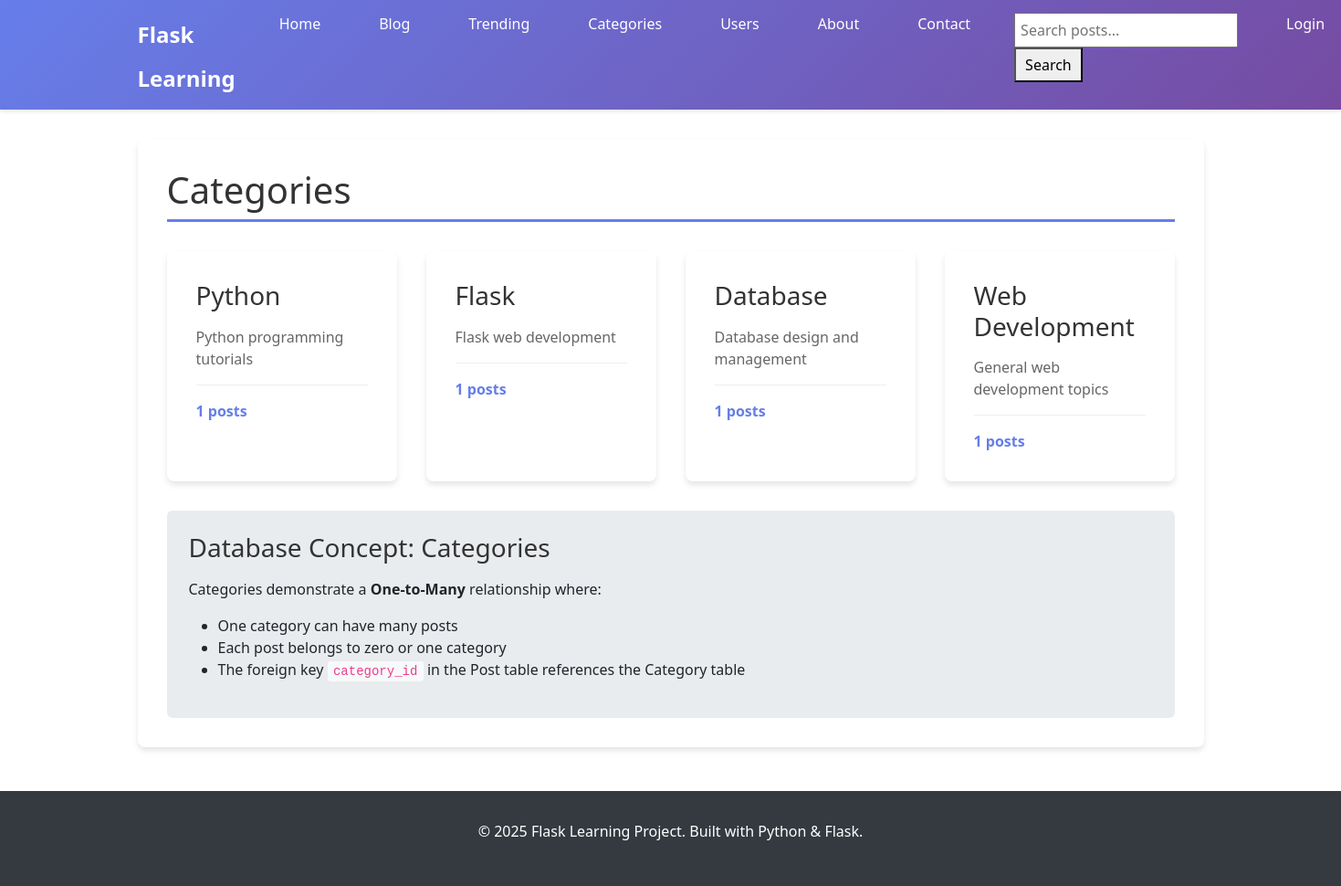
/categories, run on an earlier commit of the app's database.
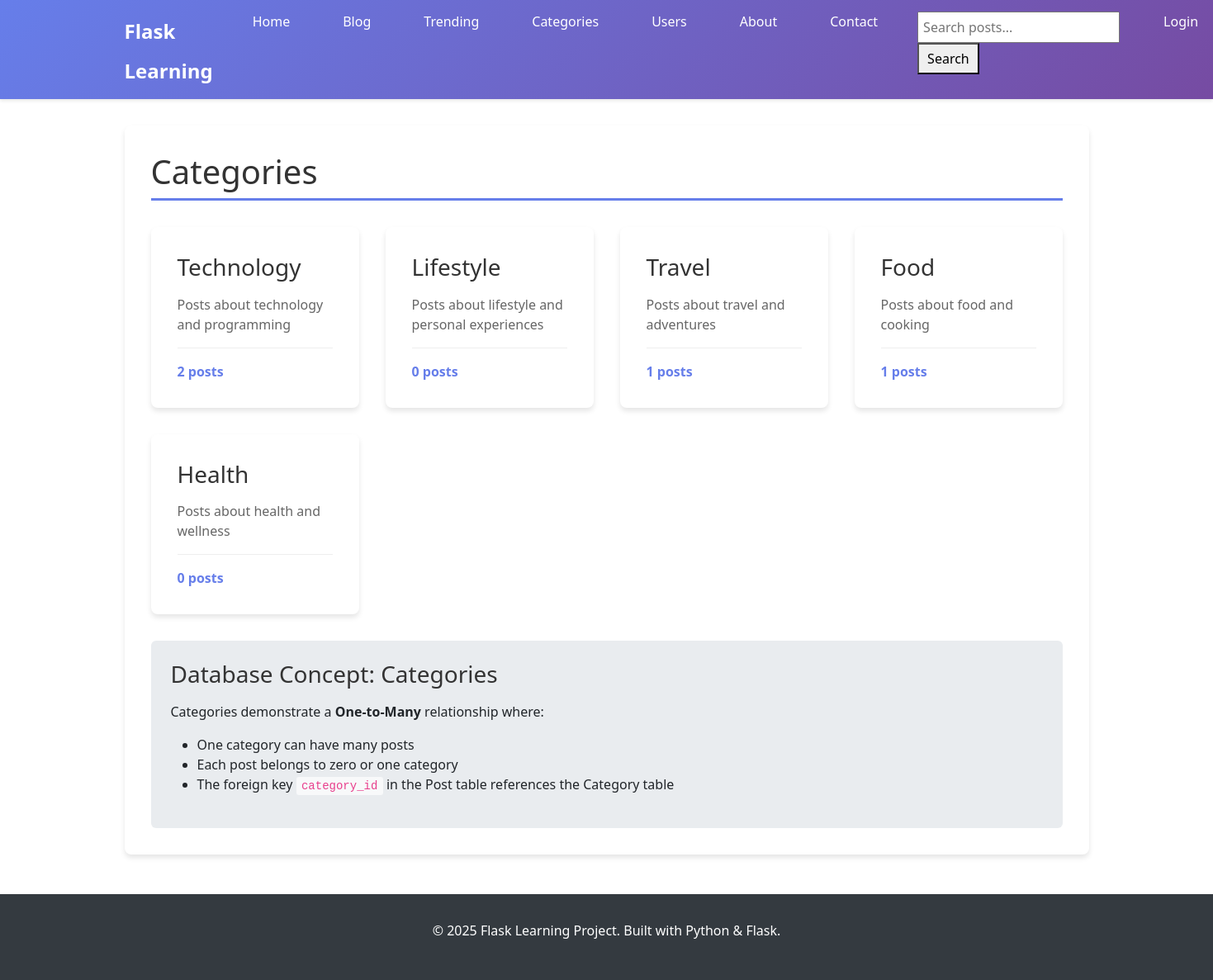
And on a later commit of the database.
### app.py (models this page shows, shortened)
class Category(db.Model):
    id = db.Column(db.Integer, primary_key=True)
    name = db.Column(db.String(50), unique=True, nullable=False)
    description = db.Column(db.Text)
    posts = db.relationship('Post', backref='category', lazy=True)

### app.py (the view)
@app.route('/categories')
def categories():
    categories = Category.query.all()
    return render_template('categories.html', title='Categories', categories=categories)

### templates/categories.html
{% extends "base.html" %}
{% block content %}
<div class="content-section">
    <h1>Categories</h1>
    {% if categories %}
        <div class="categories-grid">
            {% for category in categories %}
            <div class="category-card">
                <h3><a href="{{ url_for('category_posts', id=category.id) }}">{{ category.name }}</a></h3>
                {% if category.description %}
                    <p class="category-description">{{ category.description }}</p>
                {% endif %}
                <div class="category-stats">
                    <span class="post-count">{{ category.posts|length }} posts</span>
                </div>
            </div>
            {% endfor %}
        </div>
    {% else %}
        <div class="no-categories">
            <h3>No categories yet!</h3>
            <p>Categories help organize blog posts by topic.</p>
            <a href="{{ url_for('init_db') }}" class="btn btn-primary">Initialize Sample Data</a>
        </div>
    {% endif %}
    <div class="database-info">
        <h3>Database Concept: Categories</h3>
        <p>Categories demonstrate a <strong>One-to-Many</strong> relationship where:</p>
        <ul>
            <li>One category can have many posts</li>
            <li>Each post belongs to zero or one category</li>
            <li>The foreign key <code>category_id</code> in the Post table references the Category table</li>
        </ul>
    </div>
</div>
{% endblock %}

### templates/base.html (shortened to what this page needs)
<!DOCTYPE html>
<html lang="en">
<head>
    <link rel="stylesheet" href="{{ url_for('static', filename='css/style.css') }}">
    <link rel="stylesheet" href="https://cdnjs.cloudflare.com/ajax/libs/font-awesome/6.0.0/css/all.min.css">
    <link href="https://cdn.jsdelivr.net/npm/bootstrap@5.1.3/dist/css/bootstrap.min.css" rel="stylesheet">
</head>
<body>
    <nav class="navbar">
        <div class="nav-container">
            <h1><a href="{{ url_for('main.home') }}">Flask Learning</a></h1>
            <ul class="nav-menu">
                <li><a href="{{ url_for('main.home') }}">Home</a></li>
                <li><a href="{{ url_for('blog.index') }}">Blog</a></li>
                <li><a href="{{ url_for('blog.trending_posts') }}">Trending</a></li>
                <li><a href="{{ url_for('blog.categories') }}">Categories</a></li>
                <li><a href="{{ url_for('main.users') }}">Users</a></li>
                <li><a href="{{ url_for('main.about') }}">About</a></li>
                <li><a href="{{ url_for('main.contact') }}">Contact</a></li>
                <li class="search-form">
                    <form method="GET" action="{{ url_for('blog.search') }}" style="display: inline;">
                        <input type="text" name="q" placeholder="Search posts..."
                            value="{{ request.args.get('q', '') }}" style="padding: 5px; margin-right: 5px;">
                        <button type="submit" style="padding: 5px 10px;">Search</button>
                    </form>
                </li>
                {% if current_user.is_authenticated %}
                <li><a href="{{ url_for('blog.create_post') }}">Create Post</a></li>
                <li><a href="{{ url_for('auth.profile') }}">Profile</a></li>
                {% if current_user.is_admin %}
                <li><a href="{{ url_for('admin.dashboard') }}" style="color: #ff6b35; font-weight: bold;">Admin</a></li>
                {% endif %}
                <li class="user-menu">
                    <span class="username">{{ current_user.username }}</span>
                    <a href="{{ url_for('auth.logout') }}">Logout</a>
                </li>
                {% else %}
                <li><a href="{{ url_for('auth.login') }}">Login</a></li>
                {% endif %}
            </ul>
        </div>
    </nav>
    <main class="main-content">
        {% block content %}{% endblock %}
    </main>
    <footer class="footer">
        <p>&copy; 2025 Flask Learning Project. Built with Python & Flask.</p>
    </footer>
</body>
</html>

### static/css/style.css (style rules this page uses)
* { margin: 0; padding: 0; box-sizing: border-box; }
body { font-family: 'Segoe UI', Tahoma, Geneva, Verdana, sans-serif; line-height: 1.6; color: #333; background-color: #f8f9fa; }
.navbar { background: linear-gradient(135deg, #667eea 0%, #764ba2 100%); color: white; padding: 1rem 0; box-shadow: 0 2px 4px rgba(0,0,0,0.1); }
.nav-container { max-width: 1200px; margin: 0 auto; padding: 0 1rem; display: flex; justify-content: space-between; align-items: center; }
.navbar h1 a { color: white; text-decoration: none; font-size: 1.5rem; font-weight: bold; }
.nav-menu { display: flex; list-style: none; gap: 2rem; }
.nav-menu a { color: white; text-decoration: none; padding: 0.5rem 1rem; border-radius: 4px; transition: background-color 0.3s ease; }
.main-content { max-width: 1200px; margin: 2rem auto; padding: 0 1rem; min-height: calc(100vh - 200px); }
.content-section { background: white; padding: 2rem; border-radius: 8px; box-shadow: 0 4px 6px rgba(0,0,0,0.1); margin: 2rem 0; }
.content-section h1 { color: #333; margin-bottom: 1.5rem; border-bottom: 3px solid #667eea; padding-bottom: 0.5rem; }
.footer { background: #343a40; color: white; text-align: center; padding: 2rem 0; margin-top: 3rem; }
.categories-grid { display: grid; grid-template-columns: repeat(auto-fit, minmax(250px, 1fr)); gap: 2rem; margin: 2rem 0; }
.category-card { background: white; padding: 2rem; border-radius: 8px; box-shadow: 0 4px 6px rgba(0,0,0,0.1); transition: transform 0.3s ease; }
.category-card h3 a { color: #333; text-decoration: none; }
.category-description { color: #666; margin: 1rem 0; }
.category-stats { margin-top: 1rem; padding-top: 1rem; border-top: 1px solid #eee; }
.post-count { color: #667eea; font-weight: bold; }
.database-info, .database-demo-info, .demo-info { background: #e9ecef; padding: 1.5rem; border-radius: 6px; margin-top: 2rem; }
.database-info h3, .database-demo-info h3, .demo-info h3 { color: #333; margin-bottom: 1rem; }
.database-info code, .database-demo-info code, .demo-info code { background: #f8f9fa; padding: 0.2rem 0.4rem; border-radius: 3px; font-family: 'Courier New', monospace; color: #e83e8c; }

What changed in the data, as far as the page shows it:
removed Category: name "Flask", description "Flask web development", posts|length "1"
removed Category: name "Database", description "Database design and management", posts|length "1"
removed Category: name "Web Development", description "General web development topics", posts|length "1"
changed Category: name "Python" → "Technology"; description "Python programming tutorials" → "Posts about technology and programming"; posts|length "1" → "2"
added Category: name "Lifestyle", description "Posts about lifestyle and personal experiences", posts|length "0"
added Category: name "Travel", description "Posts about travel and adventures", posts|length "1"
added Category: name "Food", description "Posts about food and cooking", posts|length "1"
added Category: name "Health", description "Posts about health and wellness", posts|length "0"
